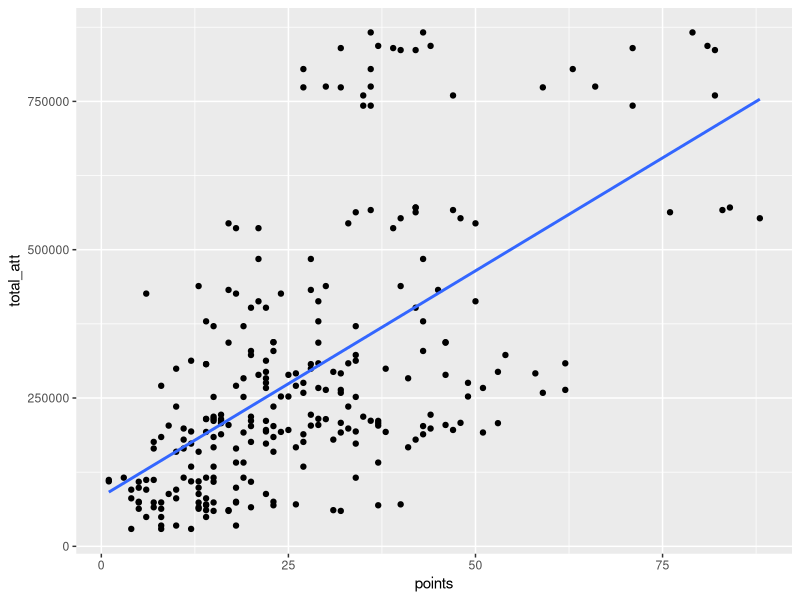
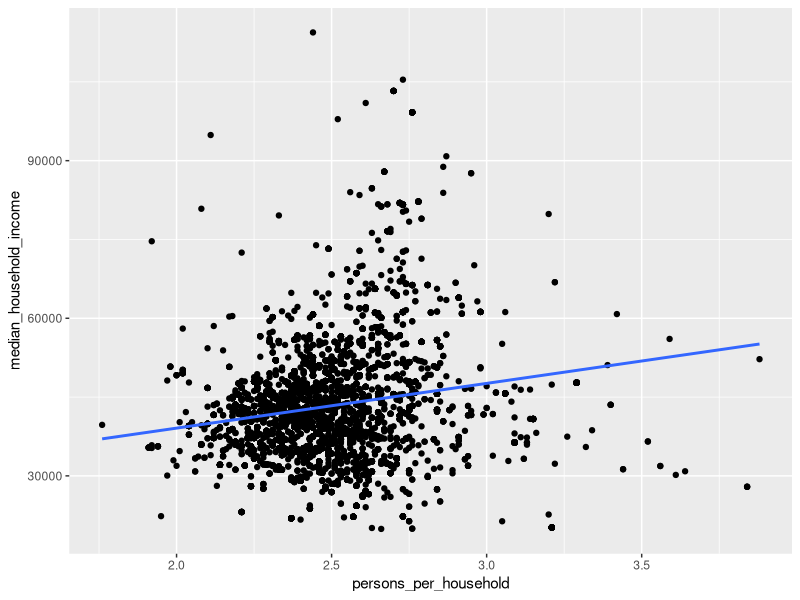

The R script that drew these images, in order:
## ---- chunk 1
knitr::opts_chunk$set(echo = TRUE); options(scipen=999)
## ---- chunk 2
library(tidyverse) # load tidyverse functions

# read in data
fb <- read_csv("football.csv") %>%
  filter(league == "Eredivisie") %>% # get Dutch teams
  select(season, # select relevant columns
         team, 
         avg_att,
         total_att, 
         finish, 
         points, 
         goals_for, 
         goals_against, 
         goal_diff)

# check the data
skimr::skim(fb)
## ---- chunk 3
# Plot the data with a regression line
ggplot(fb) + 
  geom_point(aes(points, total_att)) + 
  geom_smooth(aes(points, total_att), 
              method = "lm", se = FALSE)
## ---- chunk 4
R_pts_att <- cor(fb$points, fb$total_att)
R_pts_att
R_pts_att^2
## ---- chunk 5
summary(lm(total_att ~ points, fb))
## ---- chunk 6
# YOUR CODE HERE
## ---- chunk 7
# YOUR CODE HERE
## ---- chunk 8
# read in data
dat <- read_csv("municipalities.csv") %>%
  select(fed_spending, # select the relevant columns
         hs_grad, 
         persons_per_household, 
         poverty, 
         median_household_income)

# quick check of the data
skimr::skim(dat)
## ---- chunk 9
# Plot the data with a regression line
ggplot(dat) + 
  geom_point(aes(persons_per_household, median_household_income)) + 
  geom_smooth(aes(persons_per_household, median_household_income), 
              method = "lm", se = FALSE)
## ---- chunk 10
R_inc_pph <- cor(dat$median_household_income, dat$persons_per_household)
R_inc_pph 
R_inc_pph^2
## ---- chunk 11
summary(lm(median_household_income ~ persons_per_household, dat))
## ---- chunk 12
# YOUR CODE HERE
## ---- chunk 13
# YOUR CODE HERE
